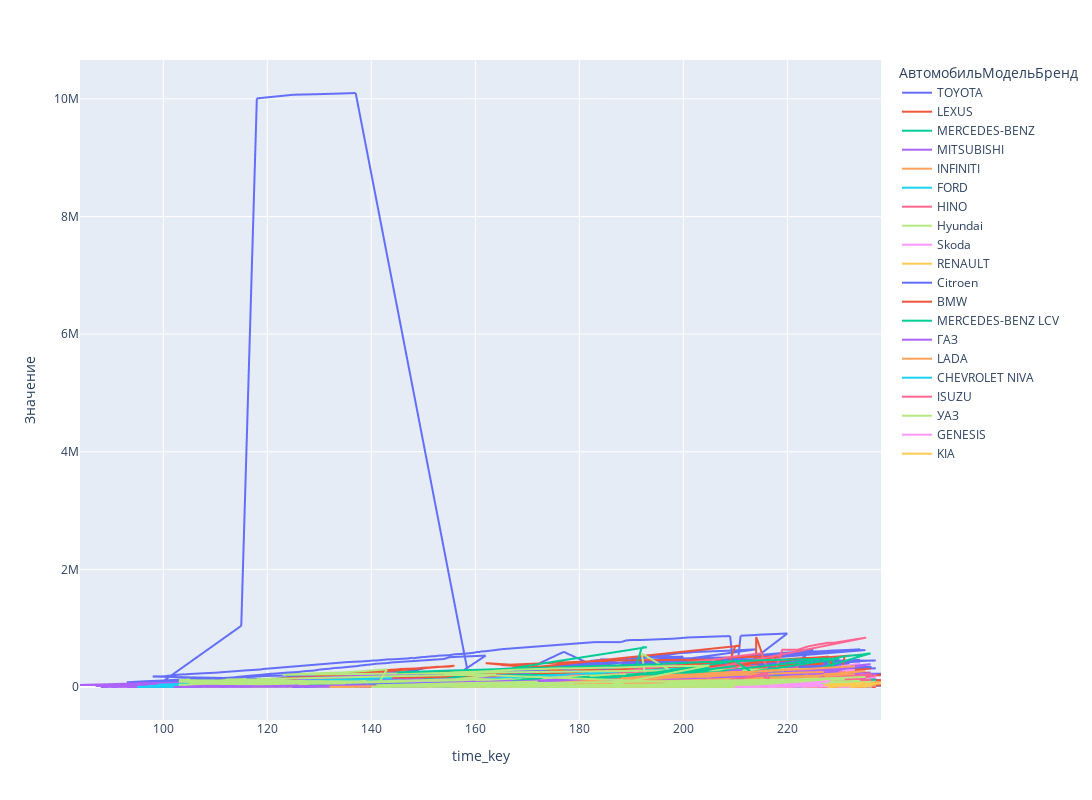

Write notebook code for a chart like this one.
### Code cell
plyex.line(
    new_df,
    x='time_key',
    y='Значение',
    color='АвтомобильМодельБренд',
    width=1500,
    height=800,
)

### Figure 1 — Plotly figure (JSON) as saved in the notebook; plotly's stock layout.template omitted (floating-point values rounded to 4 significant figures; data arrays with more than 128 entries replaced by an {"elided": "..."} marker saying what was removed)
{"data": [{"hovertemplate": "АвтомобильМодельБренд=TOYOTA<br>time_key=%{x}<br>Значение=%{y}<extra></extra>", "legendgroup": "TOYOTA", "line": {"color": "#636efa", "dash": "solid"}, "marker": {"symbol": "circle"}, "mode": "lines", "name": "TOYOTA", "showlegend": true, "type": "scattergl", "x": {"elided": "47221 int values"}, "xaxis": "x", "y": {"elided": "47221 int values"}, "yaxis": "y"}, {"hovertemplate": "АвтомобильМодельБренд=LEXUS<br>time_key=%{x}<br>Значение=%{y}<extra></extra>", "legendgroup": "LEXUS", "line": {"color": "#EF553B", "dash": "solid"}, "marker": {"symbol": "circle"}, "mode": "lines", "name": "LEXUS", "showlegend": true, "type": "scattergl", "x": {"elided": "12176 int values"}, "xaxis": "x", "y": {"elided": "12176 int values"}, "yaxis": "y"}, {"hovertemplate": "АвтомобильМодельБренд=MERCEDES-BENZ<br>time_key=%{x}<br>Значение=%{y}<extra></extra>", "legendgroup": "MERCEDES-BENZ", "line": {"color": "#00cc96", "dash": "solid"}, "marker": {"symbol": "circle"}, "mode": "lines", "name": "MERCEDES-BENZ", "showlegend": true, "type": "scattergl", "x": {"elided": "2115 int values"}, "xaxis": "x", "y": {"elided": "2115 int values"}, "yaxis": "y"}, {"hovertemplate": "АвтомобильМодельБренд=MITSUBISHI<br>time_key=%{x}<br>Значение=%{y}<extra></extra>", "legendgroup": "MITSUBISHI", "line": {"color": "#ab63fa", "dash": "solid"}, "marker": {"symbol": "circle"}, "mode": "lines", "name": "MITSUBISHI", "showlegend": true, "type": "scattergl", "x": {"elided": "4392 int values"}, "xaxis": "x", "y": {"elided": "4392 int values"}, "yaxis": "y"}, {"hovertemplate": "АвтомобильМодельБренд=INFINITI<br>time_key=%{x}<br>Значение=%{y}<extra></extra>", "legendgroup": "INFINITI", "line": {"color": "#FFA15A", "dash": "solid"}, "marker": {"symbol": "circle"}, "mode": "lines", "name": "INFINITI", "showlegend": true, "type": "scattergl", "x": {"elided": "576 int values"}, "xaxis": "x", "y": {"elided": "576 int values"}, "yaxis": "y"}, {"hovertemplate": "АвтомобильМодельБренд=FORD<br>time_key=%{x}<br>Значение=%{y}<extra></extra>", "legendgroup": "FORD", "line": {"color": "#19d3f3", "dash": "solid"}, "marker": {"symbol": "circle"}, "mode": "lines", "name": "FORD", "showlegend": true, "type": "scattergl", "x": {"elided": "1795 int values"}, "xaxis": "x", "y": {"elided": "1795 int values"}, "yaxis": "y"}, {"hovertemplate": "АвтомобильМодельБренд=HINO<br>time_key=%{x}<br>Значение=%{y}<extra></extra>", "legendgroup": "HINO", "line": {"color": "#FF6692", "dash": "solid"}, "marker": {"symbol": "circle"}, "mode": "lines", "name": "HINO", "showlegend": true, "type": "scattergl", "x": {"elided": "392 int values"}, "xaxis": "x", "y": {"elided": "392 int values"}, "yaxis": "y"}, {"hovertemplate": "АвтомобильМодельБренд=Hyundai<br>time_key=%{x}<br>Значение=%{y}<extra></extra>", "legendgroup": "Hyundai", "line": {"color": "#B6E880", "dash": "solid"}, "marker": {"symbol": "circle"}, "mode": "lines", "name": "Hyundai", "showlegend": true, "type": "scattergl", "x": {"elided": "28071 int values"}, "xaxis": "x", "y": {"elided": "28071 int values"}, "yaxis": "y"}, {"hovertemplate": "АвтомобильМодельБренд=Skoda<br>time_key=%{x}<br>Значение=%{y}<extra></extra>", "legendgroup": "Skoda", "line": {"color": "#FF97FF", "dash": "solid"}, "marker": {"symbol": "circle"}, "mode": "lines", "name": "Skoda", "showlegend": true, "type": "scattergl", "x": {"elided": "3248 int values"}, "xaxis": "x", "y": {"elided": "3248 int values"}, "yaxis": "y"}, {"hovertemplate": "АвтомобильМодельБренд=RENAULT<br>time_key=%{x}<br>Значение=%{y}<extra></extra>", "legendgroup": "RENAULT", "line": {"color": "#FECB52", "dash": "solid"}, "marker": {"symbol": "circle"}, "mode": "lines", "name": "RENAULT", "showlegend": true, "type": "scattergl", "x": [225, 230, 234, 220, 224, 230, 232, 219, 223, 224, 224, 225, 225, 226, 231, 231, 232, 234, 234, 235, 236, 226, 229, 232, 235, 223, 223, 224, 225, 226, 226, 231, 233, 226, 228, 221, 222, 226, 232, 233, 234, 230, 234, 223, 224, 225, 226, 231, 231, 236, 224, 224, 228, 228, 230, 235, 224, 227, 230, 226, 228, 228, 231, 233, 234, 235, 236, 228, 231, 234, 235, 232, 235], "xaxis": "x", "y": [14303, 30163, 45281, 14825, 29895, 44975, 46281, 15786, 30865, 34375, 33034, 40039, 41455, 60000, 63152, 60128, 66839, 78355, 82084, 83849, 83849, 17362, 32133, 46283, 61282, 3, 5, 7, 6262, 11000, 11490, 22441, 30000, 92076, 108401, 10000, 15716, 32572, 85312, 90300, 91734, 90121, 105242, 28555, 33776, 33777, 33777, 45813, 45876, 57907, 37638, 37638, 49092, 48785, 52433, 67047, 14955, 29700, 40000, 1, 12617, 15166, 28699, 44650, 44842, 60130, 62493, 9625, 22257, 35275, 43296, 15253, 29997], "yaxis": "y"}, {"hovertemplate": "АвтомобильМодельБренд=Citroen<br>time_key=%{x}<br>Значение=%{y}<extra></extra>", "legendgroup": "Citroen", "line": {"color": "#636efa", "dash": "solid"}, "marker": {"symbol": "circle"}, "mode": "lines", "name": "Citroen", "showlegend": true, "type": "scattergl", "x": [156, 167, 167, 168, 138, 149, 161, 167, 128, 128, 128, 129, 129, 129, 140, 140, 154, 169, 189, 191, 194, 196, 125, 130, 134, 134, 136, 135, 135, 150, 159, 172, 172, 206, 220, 230, 163, 166, 167, 168, 170, 171, 173, 174, 175, 175, 177, 179, 180, 190, 191, 191, 194, 195, 196, 201, 202, 203, 205, 206, 207, 217, 217, 219, 220, 224, 225, 232, 236, 151, 155, 160, 164, 167, 172, 172, 176, 131, 148, 152, 153, 162, 165, 166, 166, 173, 153, 155, 159, 163, 172, 174, 147, 151, 154, 154, 156, 162, 164, 138, 144, 144, 152, 168], "xaxis": "x", "y": [4567, 10054, 11388, 11557, 8, 7115, 17791, 23968, 18599, 10324, 2369, 18600, 18599, 19562, 31183, 29224, 39373, 49519, 49619, 49619, 61656, 49619, 10, 14745, 23004, 22937, 28947, 33830, 34963, 64386, 83200, 102598, 102270, 140965, 140966, 169268, 5039, 16455, 20084, 21677, 29553, 34265, 43495, 45250, 43495, 55063, 61673, 68124, 70367, 104265, 110121, 110120, 127999, 135662, 141365, 115123, 178000, 184995, 187000, 196234, 206615, 239000, 238048, 239420, 239500, 287320, 280120, 321212, 343111, 10792, 20857, 31257, 39952, 51512, 59888, 60274, 70437, 3223, 4269, 6427, 7924, 12679, 13600, 13957, 13900, 15458, 200, 4545, 9704, 14409, 24523, 27528, 1500, 9206, 20460, 19632, 20460, 27951, 38730, 600, 2784, 3057, 5250, 10499], "yaxis": "y"}, {"hovertemplate": "АвтомобильМодельБренд=BMW<br>time_key=%{x}<br>Значение=%{y}<extra></extra>", "legendgroup": "BMW", "line": {"color": "#EF553B", "dash": "solid"}, "marker": {"symbol": "circle"}, "mode": "lines", "name": "BMW", "showlegend": true, "type": "scattergl", "x": {"elided": "134 int values"}, "xaxis": "x", "y": {"elided": "134 int values"}, "yaxis": "y"}, {"hovertemplate": "АвтомобильМодельБренд=MERCEDES-BENZ LCV<br>time_key=%{x}<br>Значение=%{y}<extra></extra>", "legendgroup": "MERCEDES-BENZ LCV", "line": {"color": "#00cc96", "dash": "solid"}, "marker": {"symbol": "circle"}, "mode": "lines", "name": "MERCEDES-BENZ LCV", "showlegend": true, "type": "scattergl", "x": {"elided": "993 int values"}, "xaxis": "x", "y": {"elided": "993 int values"}, "yaxis": "y"}, {"hovertemplate": "АвтомобильМодельБренд=ГАЗ<br>time_key=%{x}<br>Значение=%{y}<extra></extra>", "legendgroup": "ГАЗ", "line": {"color": "#ab63fa", "dash": "solid"}, "marker": {"symbol": "circle"}, "mode": "lines", "name": "ГАЗ", "showlegend": true, "type": "scattergl", "x": {"elided": "2068 int values"}, "xaxis": "x", "y": {"elided": "2068 int values"}, "yaxis": "y"}, {"hovertemplate": "АвтомобильМодельБренд=LADA<br>time_key=%{x}<br>Значение=%{y}<extra></extra>", "legendgroup": "LADA", "line": {"color": "#FFA15A", "dash": "solid"}, "marker": {"symbol": "circle"}, "mode": "lines", "name": "LADA", "showlegend": true, "type": "scattergl", "x": {"elided": "4657 int values"}, "xaxis": "x", "y": {"elided": "4657 int values"}, "yaxis": "y"}, {"hovertemplate": "АвтомобильМодельБренд=CHEVROLET NIVA<br>time_key=%{x}<br>Значение=%{y}<extra></extra>", "legendgroup": "CHEVROLET NIVA", "line": {"color": "#19d3f3", "dash": "solid"}, "marker": {"symbol": "circle"}, "mode": "lines", "name": "CHEVROLET NIVA", "showlegend": true, "type": "scattergl", "x": [205, 208, 208, 212, 209, 221, 209, 215, 209, 212, 214, 211, 213, 215, 217, 222, 228, 231, 223, 225, 228, 232], "xaxis": "x", "y": [2671, 14500, 2099, 15000, 2447, 15866, 2987, 15453, 2981, 14896, 14896, 2365, 8723, 14548, 22230, 2968, 30885, 45047, 2729, 14500, 30000, 44806], "yaxis": "y"}, {"hovertemplate": "АвтомобильМодельБренд=ISUZU<br>time_key=%{x}<br>Значение=%{y}<extra></extra>", "legendgroup": "ISUZU", "line": {"color": "#FF6692", "dash": "solid"}, "marker": {"symbol": "circle"}, "mode": "lines", "name": "ISUZU", "showlegend": true, "type": "scattergl", "x": {"elided": "188 int values"}, "xaxis": "x", "y": {"elided": "188 int values"}, "yaxis": "y"}, {"hovertemplate": "АвтомобильМодельБренд=УАЗ<br>time_key=%{x}<br>Значение=%{y}<extra></extra>", "legendgroup": "УАЗ", "line": {"color": "#B6E880", "dash": "solid"}, "marker": {"symbol": "circle"}, "mode": "lines", "name": "УАЗ", "showlegend": true, "type": "scattergl", "x": {"elided": "935 int values"}, "xaxis": "x", "y": {"elided": "935 int values"}, "yaxis": "y"}, {"hovertemplate": "АвтомобильМодельБренд=GENESIS<br>time_key=%{x}<br>Значение=%{y}<extra></extra>", "legendgroup": "GENESIS", "line": {"color": "#FF97FF", "dash": "solid"}, "marker": {"symbol": "circle"}, "mode": "lines", "name": "GENESIS", "showlegend": true, "type": "scattergl", "x": [230, 233, 235, 210, 210, 212, 212, 213, 214, 215, 219, 220, 220, 222, 224, 225, 226, 226, 232, 214, 214, 215, 216, 218, 220, 221, 221, 221, 223, 224, 224, 225, 226, 227, 228, 220, 221, 221, 223, 226, 229, 230, 231, 233], "xaxis": "x", "y": [1292, 7776, 14893, 930, 1523, 3724, 1, 6225, 7250, 12275, 15020, 19907, 19614, 24916, 30993, 33263, 36051, 33830, 43015, 7811, 7811, 15514, 18203, 30717, 44400, 49408, 49408, 49408, 60212, 67036, 67036, 75972, 84208, 89901, 98586, 2258, 4272, 5321, 15693, 30457, 45172, 1, 52244, 59774], "yaxis": "y"}, {"hovertemplate": "АвтомобильМодельБренд=KIA<br>time_key=%{x}<br>Значение=%{y}<extra></extra>", "legendgroup": "KIA", "line": {"color": "#FECB52", "dash": "solid"}, "marker": {"symbol": "circle"}, "mode": "lines", "name": "KIA", "showlegend": true, "type": "scattergl", "x": [231, 231, 231, 232, 232, 234, 234, 234, 234, 234, 234, 234, 235, 237, 228, 228, 233, 232, 233, 235, 233, 233, 235, 229, 234, 227, 228, 232, 238, 228, 232, 234], "xaxis": "x", "y": [51685, 51685, 49729, 56418, 54850, null, null, null, 58845, 60685, 60410, 60410, 5, 65153, 1, 44654, 58494, 1017, 7079, 16075, 60530, 59727, 74490, 16708, 31201, 30301, 31744, 46601, 60000, 15944, 30642, 38516], "yaxis": "y"}], "layout": {"height": 800, "legend": {"title": {"text": "АвтомобильМодельБренд"}, "tracegroupgap": 0}, "margin": {"t": 60}, "width": 1500, "xaxis": {"anchor": "y", "domain": [0, 1], "title": {"text": "time_key"}}, "yaxis": {"anchor": "x", "domain": [0, 1], "title": {"text": "Значение"}}}}
